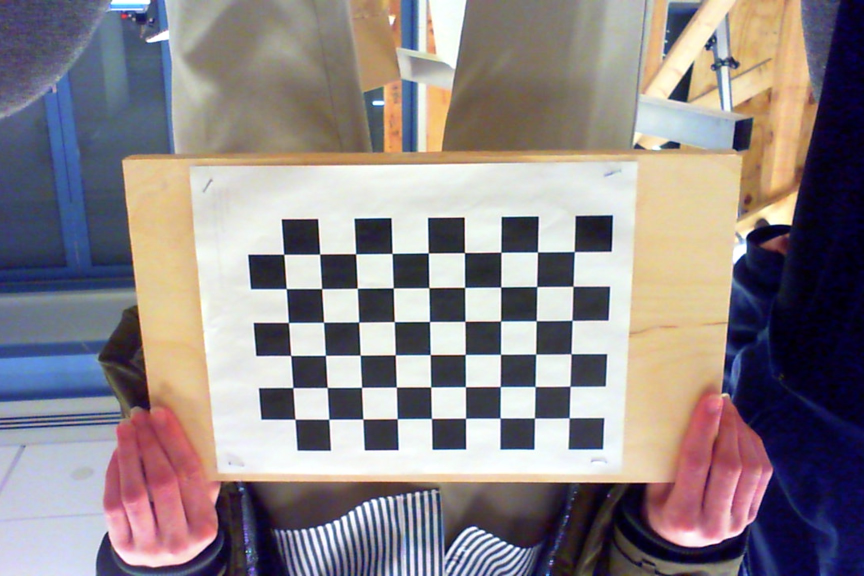
#> input picture rpi/calibration/data/img.jpg, 1728 x 1152 px, given in place of the camera (shown at 1/2 size)
$ python color_tuner.py
#> lines starting #> are read from the running program, lines starting #| are printed output that depends on the picture; after the words box and inside, x2 and y2 are one past the last pixel; in counts of white or black regions, pixels touching at a corner belong together
import cv2
import argparse
from operator import xor
# import pyrealsense2 as rs
import numpy as np


def callback(value):
    pass

D435 = False
DEPTH_H = 480
DEPTH_W = 640
FPS = 30

def setup_trackbars(range_filter):
#> called with range_filter = 'HSV'
    cv2.namedWindow("Trackbars", 0)

    for i in ["MIN", "MAX"]:
        v = 0 if i == "MIN" else 255

        for j in range_filter:
            cv2.createTrackbar("%s_%s" % (j, i), "Trackbars", v, 255, callback)
#> this loop made 2 passes; slider 'H_MIN' is set to 51


def get_trackbar_values(range_filter):
    values = []

    for i in ["MIN", "MAX"]:
        for j in range_filter:
            v = cv2.getTrackbarPos("%s_%s" % (j, i), "Trackbars")
            values.append(v)

    return values


def main():
    range_filter = 'HSV'
    setup_trackbars(range_filter)
    if not D435:
        cap = cv2.VideoCapture(1) # TODO change this for camera
        cap.set(cv2.CAP_PROP_AUTO_EXPOSURE, 0)
        cap.set(cv2.CAP_PROP_EXPOSURE, -9)
        cap.set(cv2.CAP_PROP_AUTO_EXPOSURE, 0)
        cap.set(cv2.CAP_PROP_EXPOSURE, -9)
        cap.set(cv2.CAP_PROP_FRAME_HEIGHT, 640);
        cap.set(cv2.CAP_PROP_FRAME_WIDTH, 480);
    else:
        pass
        # pipeline_d435 = rs.pipeline()
        # config_d435 = rs.config()
        # # config_d435.enable_device('923322071945')
        # config_d435.enable_stream(rs.stream.depth, DEPTH_W, DEPTH_H, rs.format.z16,
        #                           FPS)
        # config_d435.enable_stream(rs.stream.color, DEPTH_W, DEPTH_H,
        #                           rs.format.bgr8, FPS)
        # profile_d435 = pipeline_d435.start(config_d435)


    while True:
        if not D435:
            ret, image = cap.read()
#> image is the input picture: shape (1152, 1728, 3); mean B, G, R 135.9, 133.2, 141.5
        else:
            frames = pipeline_d435.wait_for_frames()
            image = frames.get_color_frame()
            image = np.asanyarray(image.get_data())

        frame_to_thresh = cv2.cvtColor(image, cv2.COLOR_BGR2HSV)
#> frame_to_thresh: shape (1152, 1728, 3); mean H, S, V 79.2, 80.5, 156.9
        v1_min, v2_min, v3_min, v1_max, v2_max, v3_max = get_trackbar_values(range_filter)

        thresh = cv2.inRange(frame_to_thresh, (v1_min, v2_min, v3_min), (v1_max, v2_max, v3_max))
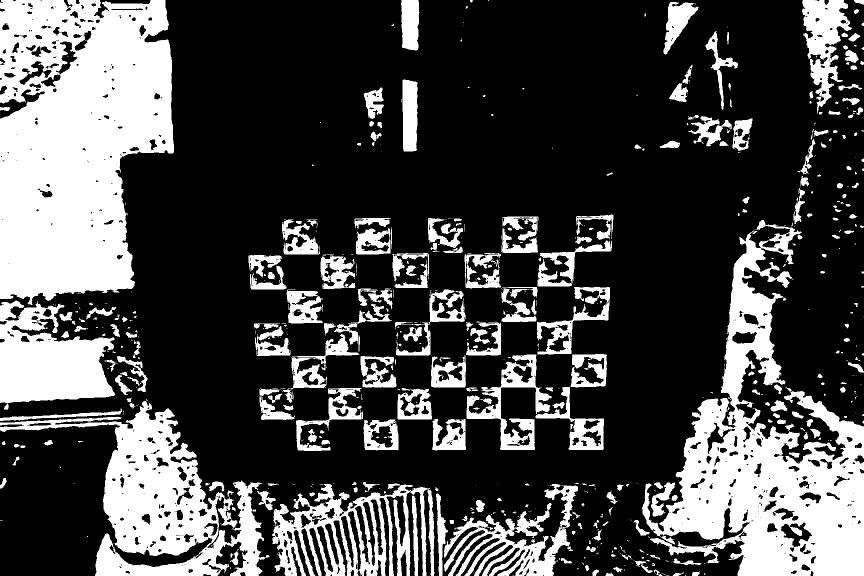
#> thresh: shape (1152, 1728) (shown at 1/2 size); 28.6% white; 699 white regions (416 under 20 px), largest, box (x1, y1, x2, y2) and area: (0, 0, 349, 610) 164087, (1284, 440, 1728, 1152) 118238, (0, 802, 539, 1152) 63698
        thresh = cv2.morphologyEx(thresh, cv2.MORPH_OPEN, np.ones((3,3),np.uint8))
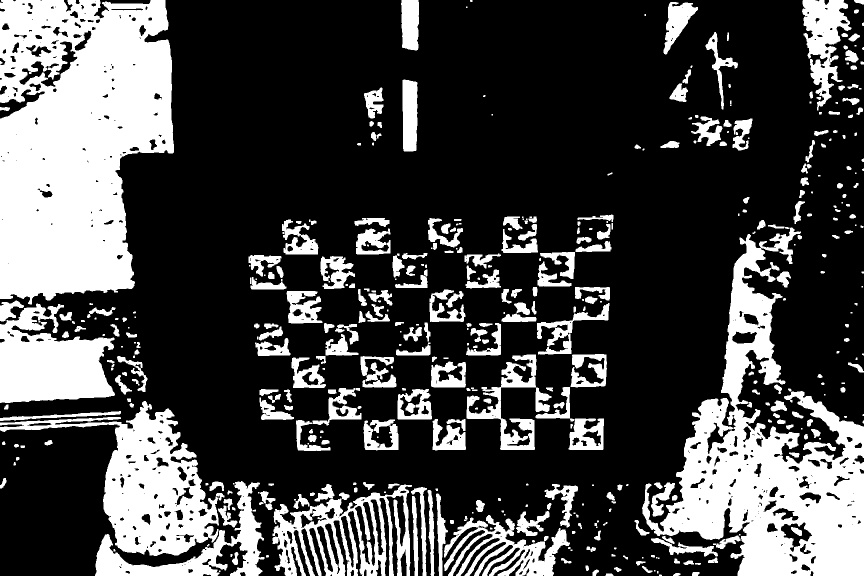
#> thresh: shape (1152, 1728) (shown at 1/2 size); 28% white; 458 white regions (104 under 20 px), largest, box (x1, y1, x2, y2) and area: (0, 0, 348, 609) 163692, (1284, 455, 1728, 1152) 113451, (0, 802, 438, 1112) 46069
        thresh = cv2.morphologyEx(thresh, cv2.MORPH_CLOSE, np.ones((3, 3), np.uint8))
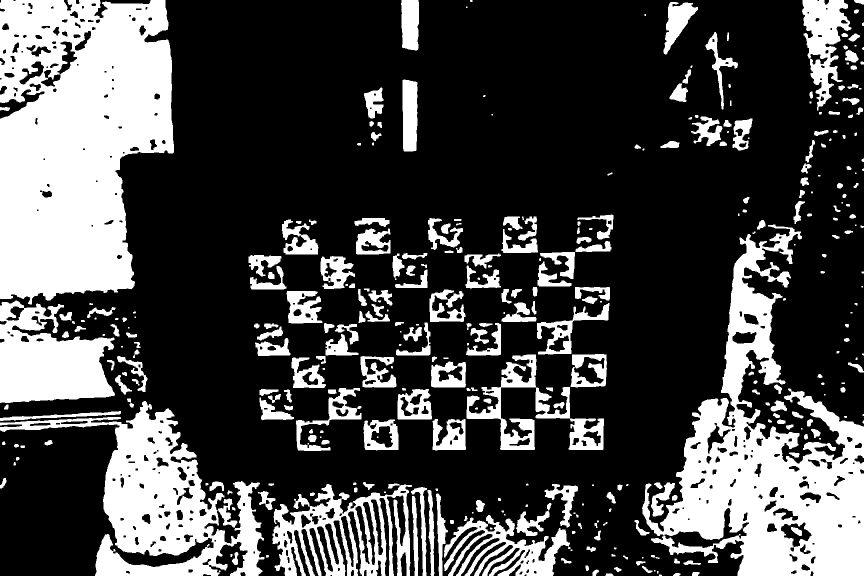
#> thresh: shape (1152, 1728) (shown at 1/2 size); 28.2% white; 355 white regions (66 under 20 px), largest, box (x1, y1, x2, y2) and area: (0, 0, 348, 609) 164470, (1284, 449, 1728, 1152) 117849, (0, 802, 529, 1152) 63706

        # preview = cv2.bitwise_and(image, image, mask=thresh)
        cv2.imshow("after", thresh)
        cv2.imshow("before", image)
        cv2.waitKey(1)


if __name__ == '__main__':
    main()

# H 90 - 97
# S 149 - 255
# V 46 - 255
